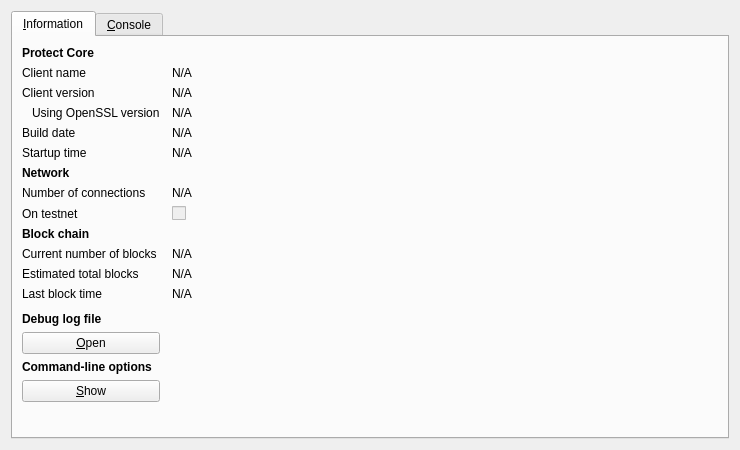
<?xml version="1.0" encoding="UTF-8"?>
<ui version="4.0">
 <class>RPCConsole</class>
 <widget class="QDialog" name="RPCConsole">
  <property name="geometry">
   <rect>
    <x>0</x>
    <y>0</y>
    <width>740</width>
    <height>450</height>
   </rect>
  </property>
  <property name="windowTitle">
   <string>Protect - Debug window</string>
  </property>
  <layout class="QVBoxLayout" name="verticalLayout_2">
   <item>
    <widget class="QTabWidget" name="tabWidget">
     <property name="currentIndex">
      <number>0</number>
     </property>
     <widget class="QWidget" name="tab_info">
      <attribute name="title">
       <string>&amp;Information</string>
      </attribute>
      <layout class="QGridLayout" name="gridLayout" columnstretch="0,1">
       <property name="horizontalSpacing">
        <number>12</number>
       </property>
       <item row="0" column="0">
        <widget class="QLabel" name="label_9">
         <property name="font">
          <font>
           <weight>75</weight>
           <bold>true</bold>
          </font>
         </property>
         <property name="text">
          <string>Protect Core</string>
         </property>
        </widget>
       </item>
       <item row="1" column="0">
        <widget class="QLabel" name="label_5">
         <property name="text">
          <string>Client name</string>
         </property>
        </widget>
       </item>
       <item row="1" column="1">
        <widget class="QLabel" name="clientName">
         <property name="cursor">
          <cursorShape>IBeamCursor</cursorShape>
         </property>
         <property name="text">
          <string>N/A</string>
         </property>
         <property name="textFormat">
          <enum>Qt::PlainText</enum>
         </property>
         <property name="textInteractionFlags">
          <set>Qt::LinksAccessibleByMouse|Qt::TextSelectableByKeyboard|Qt::TextSelectableByMouse</set>
         </property>
        </widget>
       </item>
       <item row="2" column="0">
        <widget class="QLabel" name="label_6">
         <property name="text">
          <string>Client version</string>
         </property>
        </widget>
       </item>
       <item row="2" column="1">
        <widget class="QLabel" name="clientVersion">
         <property name="cursor">
          <cursorShape>IBeamCursor</cursorShape>
         </property>
         <property name="text">
          <string>N/A</string>
         </property>
         <property name="textFormat">
          <enum>Qt::PlainText</enum>
         </property>
         <property name="textInteractionFlags">
          <set>Qt::LinksAccessibleByMouse|Qt::TextSelectableByKeyboard|Qt::TextSelectableByMouse</set>
         </property>
        </widget>
       </item>
       <item row="3" column="0">
        <widget class="QLabel" name="label_14">
         <property name="text">
          <string>Using OpenSSL version</string>
         </property>
         <property name="indent">
          <number>10</number>
         </property>
        </widget>
       </item>
       <item row="3" column="1">
        <widget class="QLabel" name="openSSLVersion">
         <property name="cursor">
          <cursorShape>IBeamCursor</cursorShape>
         </property>
         <property name="text">
          <string>N/A</string>
         </property>
         <property name="textFormat">
          <enum>Qt::PlainText</enum>
         </property>
         <property name="textInteractionFlags">
          <set>Qt::LinksAccessibleByMouse|Qt::TextSelectableByKeyboard|Qt::TextSelectableByMouse</set>
         </property>
        </widget>
       </item>
       <item row="4" column="0">
        <widget class="QLabel" name="label_12">
         <property name="text">
          <string>Build date</string>
         </property>
        </widget>
       </item>
       <item row="4" column="1">
        <widget class="QLabel" name="buildDate">
         <property name="cursor">
          <cursorShape>IBeamCursor</cursorShape>
         </property>
         <property name="text">
          <string>N/A</string>
         </property>
         <property name="textFormat">
          <enum>Qt::PlainText</enum>
         </property>
         <property name="textInteractionFlags">
          <set>Qt::LinksAccessibleByMouse|Qt::TextSelectableByKeyboard|Qt::TextSelectableByMouse</set>
         </property>
        </widget>
       </item>
       <item row="5" column="0">
        <widget class="QLabel" name="label_13">
         <property name="text">
          <string>Startup time</string>
         </property>
        </widget>
       </item>
       <item row="5" column="1">
        <widget class="QLabel" name="startupTime">
         <property name="cursor">
          <cursorShape>IBeamCursor</cursorShape>
         </property>
         <property name="text">
          <string>N/A</string>
         </property>
         <property name="textFormat">
          <enum>Qt::PlainText</enum>
         </property>
         <property name="textInteractionFlags">
          <set>Qt::LinksAccessibleByMouse|Qt::TextSelectableByKeyboard|Qt::TextSelectableByMouse</set>
         </property>
        </widget>
       </item>
       <item row="6" column="0">
        <widget class="QLabel" name="label_11">
         <property name="font">
          <font>
           <weight>75</weight>
           <bold>true</bold>
          </font>
         </property>
         <property name="text">
          <string>Network</string>
         </property>
        </widget>
       </item>
       <item row="7" column="0">
        <widget class="QLabel" name="label_7">
         <property name="text">
          <string>Number of connections</string>
         </property>
        </widget>
       </item>
       <item row="7" column="1">
        <widget class="QLabel" name="numberOfConnections">
         <property name="cursor">
          <cursorShape>IBeamCursor</cursorShape>
         </property>
         <property name="text">
          <string>N/A</string>
         </property>
         <property name="textFormat">
          <enum>Qt::PlainText</enum>
         </property>
         <property name="textInteractionFlags">
          <set>Qt::LinksAccessibleByMouse|Qt::TextSelectableByKeyboard|Qt::TextSelectableByMouse</set>
         </property>
        </widget>
       </item>
       <item row="8" column="0">
        <widget class="QLabel" name="label_8">
         <property name="text">
          <string>On testnet</string>
         </property>
        </widget>
       </item>
       <item row="8" column="1">
        <widget class="QCheckBox" name="isTestNet">
         <property name="enabled">
          <bool>false</bool>
         </property>
         <property name="text">
          <string/>
         </property>
        </widget>
       </item>
       <item row="9" column="0">
        <widget class="QLabel" name="label_10">
         <property name="font">
          <font>
           <weight>75</weight>
           <bold>true</bold>
          </font>
         </property>
         <property name="text">
          <string>Block chain</string>
         </property>
        </widget>
       </item>
       <item row="10" column="0">
        <widget class="QLabel" name="label_3">
         <property name="text">
          <string>Current number of blocks</string>
         </property>
        </widget>
       </item>
       <item row="10" column="1">
        <widget class="QLabel" name="numberOfBlocks">
         <property name="cursor">
          <cursorShape>IBeamCursor</cursorShape>
         </property>
         <property name="text">
          <string>N/A</string>
         </property>
         <property name="textFormat">
          <enum>Qt::PlainText</enum>
         </property>
         <property name="textInteractionFlags">
          <set>Qt::LinksAccessibleByMouse|Qt::TextSelectableByKeyboard|Qt::TextSelectableByMouse</set>
         </property>
        </widget>
       </item>
       <item row="11" column="0">
        <widget class="QLabel" name="label_4">
         <property name="text">
          <string>Estimated total blocks</string>
         </property>
        </widget>
       </item>
       <item row="11" column="1">
        <widget class="QLabel" name="totalBlocks">
         <property name="cursor">
          <cursorShape>IBeamCursor</cursorShape>
         </property>
         <property name="text">
          <string>N/A</string>
         </property>
         <property name="textFormat">
          <enum>Qt::PlainText</enum>
         </property>
         <property name="textInteractionFlags">
          <set>Qt::LinksAccessibleByMouse|Qt::TextSelectableByKeyboard|Qt::TextSelectableByMouse</set>
         </property>
        </widget>
       </item>
       <item row="12" column="0">
        <widget class="QLabel" name="label_2">
         <property name="text">
          <string>Last block time</string>
         </property>
        </widget>
       </item>
       <item row="12" column="1">
        <widget class="QLabel" name="lastBlockTime">
         <property name="cursor">
          <cursorShape>IBeamCursor</cursorShape>
         </property>
         <property name="text">
          <string>N/A</string>
         </property>
         <property name="textFormat">
          <enum>Qt::PlainText</enum>
         </property>
         <property name="textInteractionFlags">
          <set>Qt::LinksAccessibleByMouse|Qt::TextSelectableByKeyboard|Qt::TextSelectableByMouse</set>
         </property>
        </widget>
       </item>
       <item row="13" column="0">
        <spacer name="verticalSpacer_2">
         <property name="orientation">
          <enum>Qt::Vertical</enum>
         </property>
         <property name="sizeHint" stdset="0">
          <size>
           <width>20</width>
           <height>20</height>
          </size>
         </property>
        </spacer>
       </item>
       <item row="14" column="0">
        <widget class="QLabel" name="labelDebugLogfile">
         <property name="font">
          <font>
           <weight>75</weight>
           <bold>true</bold>
          </font>
         </property>
         <property name="text">
          <string>Debug log file</string>
         </property>
        </widget>
       </item>
       <item row="15" column="0">
        <widget class="QPushButton" name="openDebugLogfileButton">
         <property name="toolTip">
          <string>Open the Protect debug log file from the current data directory. This can take a few seconds for large log files.</string>
         </property>
         <property name="text">
          <string>&amp;Open</string>
         </property>
         <property name="autoDefault">
          <bool>false</bool>
         </property>
        </widget>
       </item>
       <item row="16" column="0">
        <widget class="QLabel" name="labelCLOptions">
         <property name="font">
          <font>
           <weight>75</weight>
           <bold>true</bold>
          </font>
         </property>
         <property name="text">
          <string>Command-line options</string>
         </property>
        </widget>
       </item>
       <item row="17" column="0">
        <widget class="QPushButton" name="showCLOptionsButton">
         <property name="toolTip">
          <string>Show the Protect-Qt help message to get a list with possible Protect command-line options.</string>
         </property>
         <property name="text">
          <string>&amp;Show</string>
         </property>
         <property name="autoDefault">
          <bool>false</bool>
         </property>
        </widget>
       </item>
       <item row="18" column="0">
        <spacer name="verticalSpacer">
         <property name="orientation">
          <enum>Qt::Vertical</enum>
         </property>
         <property name="sizeHint" stdset="0">
          <size>
           <width>20</width>
           <height>40</height>
          </size>
         </property>
        </spacer>
       </item>
      </layout>
     </widget>
     <widget class="QWidget" name="tab_console">
      <attribute name="title">
       <string>&amp;Console</string>
      </attribute>
      <layout class="QVBoxLayout" name="verticalLayout_3">
       <property name="spacing">
        <number>3</number>
       </property>
       <item>
        <widget class="QTextEdit" name="messagesWidget">
         <property name="minimumSize">
          <size>
           <width>0</width>
           <height>100</height>
          </size>
         </property>
         <property name="readOnly">
          <bool>true</bool>
         </property>
         <property name="tabKeyNavigation" stdset="0">
          <bool>false</bool>
         </property>
         <property name="columnCount" stdset="0">
          <number>2</number>
         </property>
        </widget>
       </item>
       <item>
        <layout class="QHBoxLayout" name="horizontalLayout">
         <property name="spacing">
          <number>3</number>
         </property>
         <item>
          <widget class="QLabel" name="label">
           <property name="text">
            <string notr="true">&gt;</string>
           </property>
          </widget>
         </item>
         <item>
          <widget class="QLineEdit" name="lineEdit"/>
         </item>
         <item>
          <widget class="QPushButton" name="clearButton">
           <property name="maximumSize">
            <size>
             <width>24</width>
             <height>24</height>
            </size>
           </property>
           <property name="toolTip">
            <string>Clear console</string>
           </property>
           <property name="text">
            <string/>
           </property>
           <property name="icon">
            <iconset resource="../bitcoin.qrc">
             <normaloff>:/icons/remove</normaloff>:/icons/remove</iconset>
           </property>
           <property name="shortcut">
            <string notr="true">Ctrl+L</string>
           </property>
           <property name="autoDefault">
            <bool>false</bool>
           </property>
          </widget>
         </item>
        </layout>
       </item>
      </layout>
     </widget>
    </widget>
   </item>
  </layout>
 </widget>
 <resources>
  <include location="../bitcoin.qrc"/>
 </resources>
 <connections/>
</ui>
